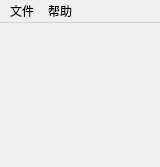
<?xml version="1.0" encoding="UTF-8"?>

<ui version="4.0">
 <class>mainWindowClass</class>
 <widget class="QMainWindow" name="mainWindowClass">
  <property name="windowModality">
   <enum>Qt::NonModal</enum>
  </property>
  <property name="enabled">
   <bool>true</bool>
  </property>
  <property name="geometry">
   <rect>
    <x>0</x>
    <y>0</y>
    <width>160</width>
    <height>190</height>
   </rect>
  </property>
  <property name="sizePolicy">
   <sizepolicy hsizetype="Minimum" vsizetype="Minimum">
    <horstretch>0</horstretch>
    <verstretch>0</verstretch>
   </sizepolicy>
  </property>
  <property name="minimumSize">
   <size>
    <width>160</width>
    <height>167</height>
   </size>
  </property>
  <property name="maximumSize">
   <size>
    <width>160</width>
    <height>167</height>
   </size>
  </property>
  <property name="windowTitle">
   <string>GameBoy Simulator</string>
  </property>
  <widget class="QWidget" name="centralWidget">
   <property name="minimumSize">
    <size>
     <width>256</width>
     <height>0</height>
    </size>
   </property>
   <widget class="QLabel" name="label">
    <property name="geometry">
     <rect>
      <x>0</x>
      <y>0</y>
      <width>160</width>
      <height>144</height>
     </rect>
    </property>
    <property name="minimumSize">
     <size>
      <width>160</width>
      <height>144</height>
     </size>
    </property>
    <property name="maximumSize">
     <size>
      <width>160</width>
      <height>144</height>
     </size>
    </property>
    <property name="text">
     <string/>
    </property>
    <property name="alignment">
     <set>Qt::AlignBottom|Qt::AlignLeading|Qt::AlignLeft</set>
    </property>
   </widget>
  </widget>
  <widget class="QMenuBar" name="menuBar">
   <property name="geometry">
    <rect>
     <x>0</x>
     <y>0</y>
     <width>160</width>
     <height>23</height>
    </rect>
   </property>
   <widget class="QMenu" name="menu0">
    <property name="title">
     <string>文件</string>
    </property>
    <addaction name="actionOpen"/>
    <addaction name="separator"/>
    <addaction name="actionClose"/>
    <addaction name="actionExit"/>
   </widget>
   <widget class="QMenu" name="menu1">
    <property name="title">
     <string>帮助</string>
    </property>
    <addaction name="actionAbout"/>
   </widget>
   <addaction name="menu0"/>
   <addaction name="menu1"/>
  </widget>
  <action name="actionOpen">
   <property name="checkable">
    <bool>false</bool>
   </property>
   <property name="icon">
    <iconset theme="None">
     <normaloff>.</normaloff>.</iconset>
   </property>
   <property name="text">
    <string>打开...</string>
   </property>
   <property name="shortcut">
    <string>Ctrl+O</string>
   </property>
  </action>
  <action name="actionClose">
   <property name="text">
    <string>关闭ROM</string>
   </property>
  </action>
  <action name="actionExit">
   <property name="text">
    <string>退出</string>
   </property>
  </action>
  <action name="actionAbout">
   <property name="text">
    <string>关于...</string>
   </property>
  </action>
 </widget>
 <layoutdefault spacing="6" margin="11"/>
 <resources>
  <include location="mainWindow.qrc"/>
 </resources>
 <connections/>
</ui>
